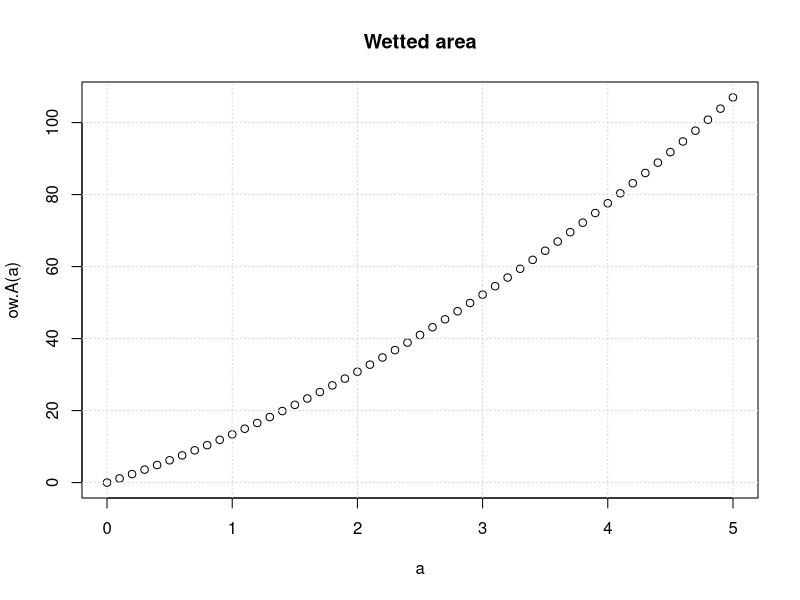
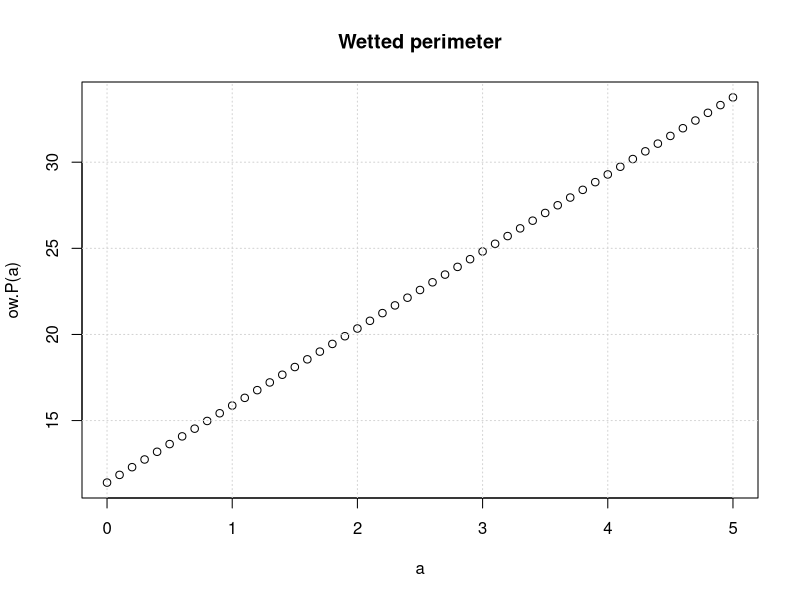
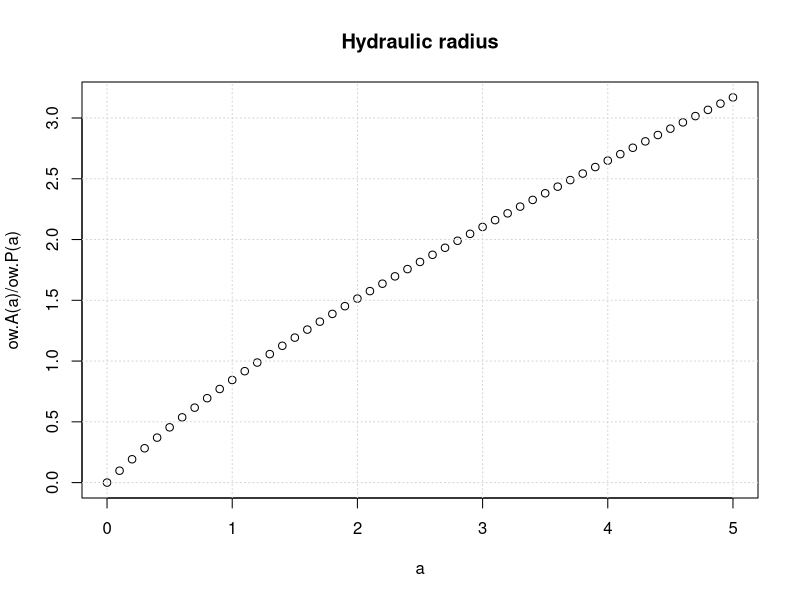
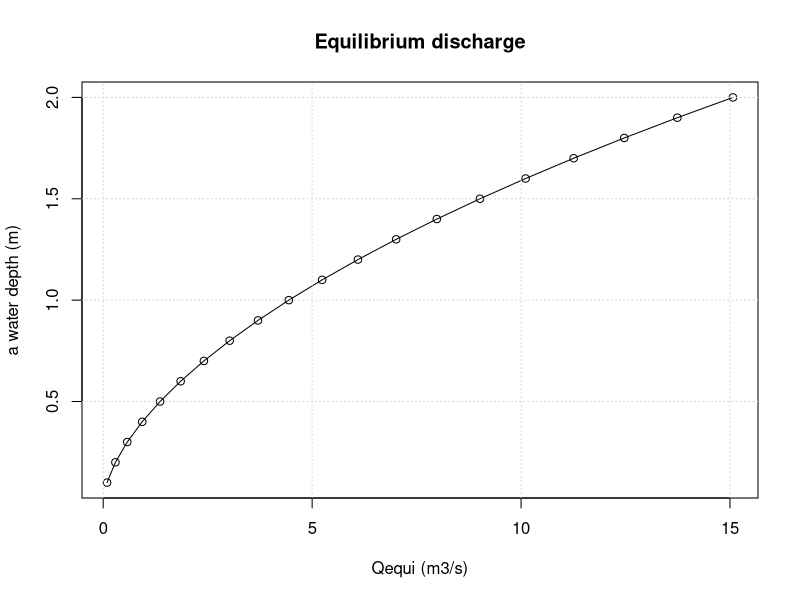
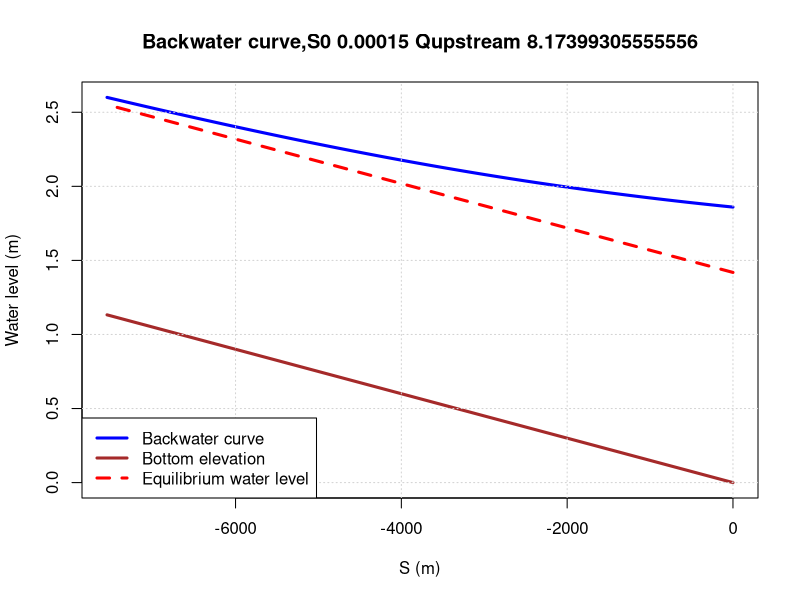
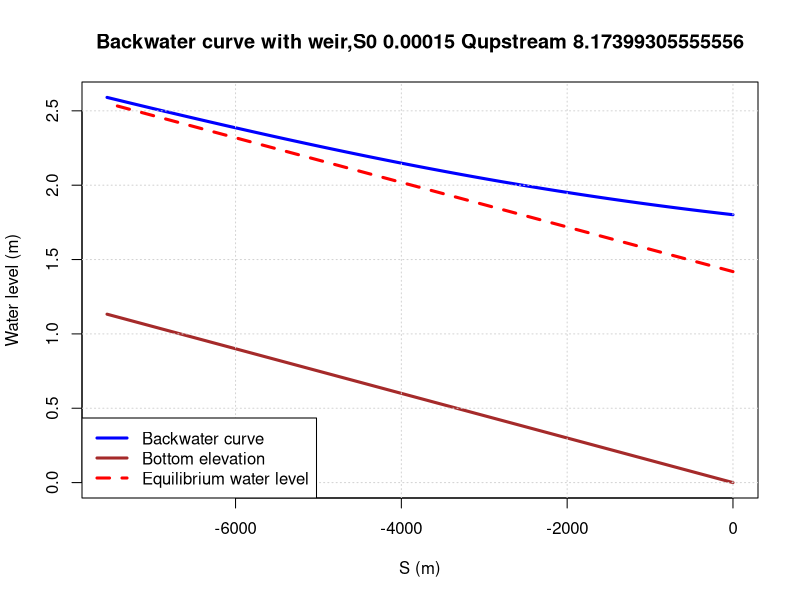
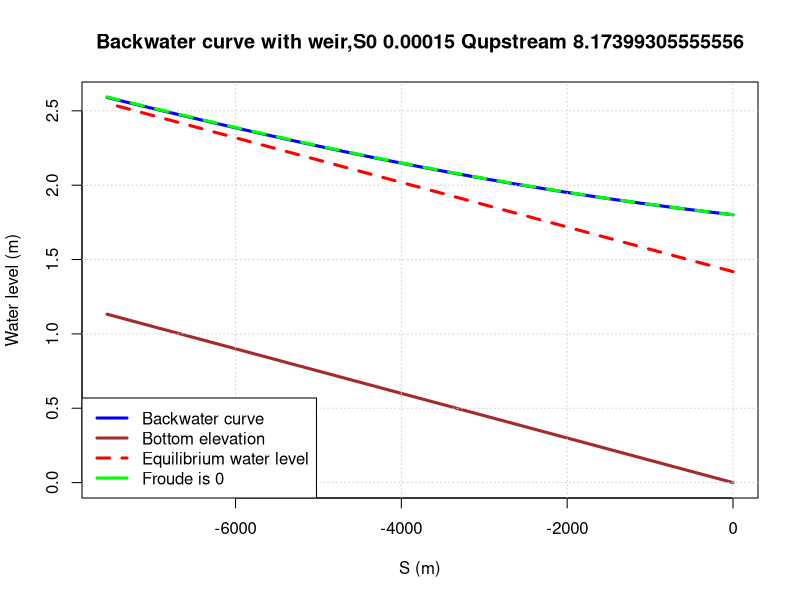
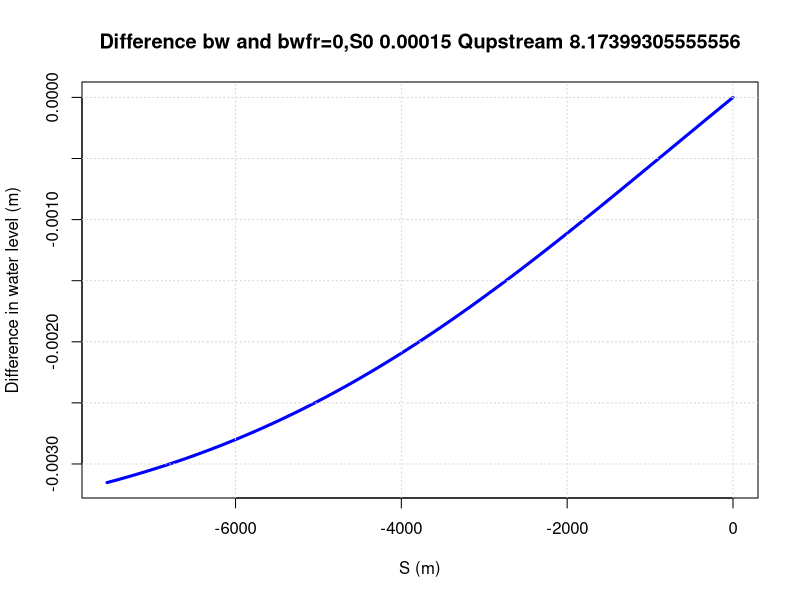

Source code (R) for these figures, in order:
## ---- chunk 1

rm(list = ls())


ow.b = 11.4 #just a guess
ow.m = 2 #just a guess

##Upstream Discharge 
Qup = 706233/86400 #1.25 #m3/s
#Qup = 1.25 + 1.60125 #m3/s with side inflow based on the catchment area of the Regge and a normative discharge of 7 mm/d
ow.A = function(a)
{
  return(ow.b*a+ow.m*2*a^2/2)
}

a = seq(0,5, by =0.1)

plot(a,ow.A(a),main = "Wetted area")
grid()


ow.P = function(a)
{
  return(ow.b + a * 2 *sqrt(1 + ow.m^2))
}

plot(a,ow.P(a),main = "Wetted perimeter")
grid()

plot(a,ow.A(a)/ow.P(a),main = "Hydraulic radius")
grid()

ow.R = function(a)
{
  return(ow.A(a)/ow.P(a))
}

ow.B = function(a)
{
  return(ow.b + 2*ow.m*a)
}

## ---- chunk 2
S0 = 0.00015 # about 0.15 m/km for the midden Regge


##total length of the river
ow.L = 7592.4
Zb.fun = approxfun(c(0,-ow.L),c(0,ow.L*S0))
## ---- chunk 3
n = 0.033
a.range = seq(0.1,2,by = 0.1)
Qequi.fun = function(a)
{
  return(1/n * sqrt(S0)* ow.A(a) * ow.R(a)^(2/3))
}

Qequi.range = Qequi.fun(a.range)
plot(Qequi.range,a.range,type = "o", xlab = "Qequi (m3/s)",ylab = "a water depth (m)",
     main = "Equilibrium discharge")
grid()


##finding the equilibrium water depth for a given discharge
a.equilibrium = uniroot(function(a) Qequi.fun(a)-Qup,c(0.1,2))$root
print(paste("the equilibrium water level is : ",a.equilibrium, "for a discharge of ",Qup))

## ---- chunk 4
#nodal distance
ds = -50
#nodes along trajectory of the river
s = seq(0,-ow.L, by = ds)
#create an array for the water depths
a.bw = s
# first downstream prescribed water level
a.bw[1] = 1.86
# loop for calculating the water levels
for (i in 1:(length(a.bw)-1) )
{
S.f = n^2*abs(Qup)^2/(ow.A(a.bw[i])^2*ow.R(a.bw[i])^(4/3))
Fr = sqrt(Qup^2*ow.B(a.bw[i])/(9.8*ow.A(a.bw[i])^3))
dads = (S0 - S.f)/(1-Fr^2)
##calculation of the water depths in upstream order
a.bw[i+1] = a.bw[i] + dads*ds
}
## the water level is simply the  water depts + the bottom slope
h.bw = a.bw + Zb.fun(s)

plot(s,h.bw, type = "l",ylim = c(0,max(h.bw)),xlab = "S (m)", ylab = "Water level (m)",
     main = paste("Backwater curve,S0",S0, "Qupstream",Qup),col = "blue",lwd = 3)
lines(s,Zb.fun(s), col = "brown", lwd = 3)
grid()
##plot the water level at equilibirum
lines(s,a.equilibrium + Zb.fun(s), col = "red", lty = 2, lwd = 3)
legend("bottomleft",legend = c("Backwater curve","Bottom elevation","Equilibrium water level"),
       col = c("blue","brown","red"),lty = c(1,1,2),lwd = c(3,3,3))
## ---- chunk 5
#weir
Cd = 0.62

weir.d = 0.98 #weir/crest height
weir.b = 6.0 #

hweir = function(Q)
{
  return (weir.d + (Q/(2/3*sqrt(2*9.8)*Cd*weir.b))^(2/3))
}

## this function is more a control function to check the weir function
Qweir = function(h)
{
  ifelse(h < weir.d,0,2/3*sqrt(2*9.8)*Cd*weir.b*(h-weir.d)^(3/2))
 
}

## ---- chunk 6
####same chunck as above but now with a weir level based on Qup
# first downstream prescribed water level
a.bw[1] = hweir(Qup)
# Discharge rate upstream Qup
for (i in 1:(length(a.bw)-1) )
{
S.f = n^2*abs(Qup)^2/(ow.A(a.bw[i])^2*ow.R(a.bw[i])^(4/3))
Fr = sqrt(Qup^2*ow.B(a.bw[i])/(9.8*ow.A(a.bw[i])^3))
dads = (S0 - S.f)/(1-Fr^2)
##calculation of the water depths in upstream order
a.bw[i+1] = a.bw[i] + dads*ds
}
## the water level is simply the  water depts + the bottom slope
h.bw = a.bw + Zb.fun(s)

plot(s,h.bw, type = "l",ylim = c(0,max(h.bw)),xlab = "S (m)", ylab = "Water level (m)",
     main = paste("Backwater curve with weir,S0",S0, "Qupstream",Qup),col = "blue",lwd = 3)
lines(s,Zb.fun(s), col = "brown", lwd = 3)
grid()
##plot the water level at equilibirum
lines(s,a.equilibrium + Zb.fun(s), col = "red", lty = 2, lwd = 3)
legend("bottomleft",legend = c("Backwater curve","Bottom elevation","Equilibrium water level"),
       col = c("blue","brown","red"),lty = c(1,1,2),lwd = c(3,3,3))
## ---- chunk 7
####same chunck as above but now with a weir level based on Qup
# first downstream prescribed water level
a.bw[1] = hweir(Qup)
a.bwf0 = a.bw
# Discharge rate upstream Qup
for (i in 1:(length(a.bw)-1) )
{
S.f = n^2*abs(Qup)^2/(ow.A(a.bw[i])^2*ow.R(a.bw[i])^(4/3))
Fr = sqrt(Qup^2*ow.B(a.bw[i])/(9.8*ow.A(a.bw[i])^3))
dads = (S0 - S.f)/(1-Fr^2)
dadsf0 = S0 - S.f
##calculation of the water depths in upstream order
a.bw[i+1] = a.bw[i] + dads*ds
a.bwf0[i+1] = a.bwf0[i] + dadsf0*ds
}
## the water level is simply the  water depth + the bottom slope
h.bw = a.bw + Zb.fun(s)
h.bwf0 = a.bwf0 + Zb.fun(s)

plot(s,h.bw, type = "l",ylim = c(0,max(h.bw)),xlab = "S (m)", ylab = "Water level (m)",
     main = paste("Backwater curve with weir,S0",S0, "Qupstream",Qup),col = "blue",lwd = 3)
lines(s,Zb.fun(s), col = "brown", lwd = 3)
grid()
##plot the water level at equilibirum
lines(s,a.equilibrium + Zb.fun(s), col = "red", lty = 2, lwd = 3)
lines(s,h.bwf0, col = "green", lty = 2, lwd = 3)
legend("bottomleft",legend = c("Backwater curve","Bottom elevation","Equilibrium water level","Froude is 0"),
       col = c("blue","brown","red","green"),lty = c(1,1,2),lwd = c(3,3,3))

##differences between fr0 and fr
plot(s,h.bw-h.bwf0, type = "l",xlab = "S (m)", ylab = "Difference in water level (m)",
     main = paste("Difference bw and bwfr=0,S0",S0, "Qupstream",Qup),col = "blue",lwd = 3)
grid()


## ---- chunk 8
#The catchment area is:
A_catchm = 5.8/29*9882 *10000
# The discharge from side inflow:
Q_Si = A_catchm * 0.007/86400  # m3/s.
# The side inflow:
I = Q_Si/ow.L

## ---- chunk 9
####same chunck as above but now with a weir level based on Qup
# new set of water depth for backwater curves including side inflow
a.si = rep(0,times = length(a.bw))
# first downstream prescribed water level
a.si[1] = hweir(Qup + Q_Si)
a.sif0 = a.si
# a Q array along the trajectory of the river
Qs = seq(Qup+Q_Si,Qup,by=I*ds)
#loop for calculating the water levels
for (i in 1:(length(a.si)-1) )
{
  A = ow.A(a.si[i])
  Q = Qs[i]
  u = Q/A
  S.i = 2*u*I/(9.8*A)
  S.f = n^2*abs(Q)^2/(A^2*ow.R(a.si[i])^(4/3))
  Fr = sqrt(Q^2*ow.B(a.si[i])/(9.8*A^3))
  dads = (S0 - S.f - S.i)/(1-Fr^2)
  dadsf0 = S0 - S.f - S.i
  ##calculation of the water depths in upstream order
  a.si[i+1] = a.si[i] + dads*ds
  a.sif0[i+1] = a.sif0[i] + dadsf0*ds
}
## the water level is simply the  water depth + the bottom slope
h.si = a.si + Zb.fun(s)
h.sif0 = a.sif0 + Zb.fun(s)

plot(s,h.si, type = "l",ylim = c(0,max(h.si)),xlab = "S (m)", ylab = "Water level (m)",
     main = paste("Bw curve,Si and weir,S0",S0, "Qupstream",Qup+Q_Si),col = "blue",lwd = 3)
lines(s,Zb.fun(s), col = "brown", lwd = 3)
grid()
##plot the water level at equilibrium for the total discharge: Qup + Q_Si
Qall =  Qup + Q_Si
a.max = 1.1* hweir(Qall)
asi.equilibrium = uniroot(function(a) Qequi.fun(a)-Qall,c(0.1,a.max))$root
lines(s,asi.equilibrium + Zb.fun(s), col = "red", lty = 2, lwd = 3)
lines(s,h.sif0, col = "green", lty = 2, lwd = 3)
legend("bottomleft",legend = c("Backwater curve","Bottom elevation","Equilibrium water level","Froude is 0"),
       col = c("blue","brown","red","green"),lty = c(1,1,2),lwd = c(3,3,3))

##differences between fr0 and fr
plot(s,h.si-h.sif0, type = "l",xlab = "S (m)", ylab = "Difference in water level (m)",
     main = paste("Difference bwsi and bwsifr=0,S0",S0, "Qupstream",Qup+Q_Si),col = "blue",lwd = 3)
grid()


